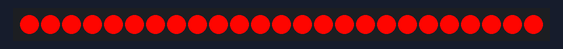
The sketch below on a simulated Arduino Uno, built with avr-gcc and run on an emulated ATmega328P. Shown: 25 RGB LEDs in strip order, left to right. Dim RGB values are drawn brighter than linear.

Above: at 0.11 s.
At 1.75 s:
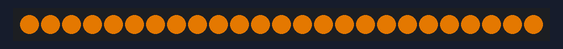
At 2.88 s:
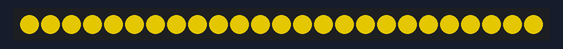
At 5.76 s:
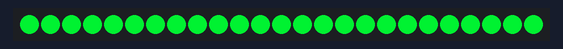
At 8.64 s:
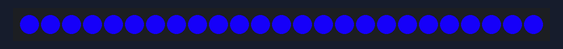
At 11.52 s:
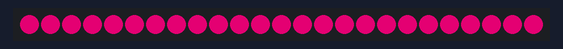

Measured:
- by itself, everything shown: repeats every 13.2 s, in 256 steps

The sketch:

FASTLEDTEST.ino
```cpp
/*
 * Roto
 *
 * Project: NMAI
 *
 *
 * Exhibit: Pueblo Model
 *
 * Library:
 * buttonBoard, alarmClock, FastLED, OutputExtend
 *
 * Author(s):
 * Brady Schoeffler
 *
 */

#define versionString "Roto - [NMAI] [Pueblo Model]"

// Libraries:
#include <alarmClock.h>
#include <FastLED.h>

const byte NEOPIN = 9;

// Constants:
const byte bbCount = 1;
const byte numberOfBoards = 1;

const int NUM_LEDS = 25;

CRGB leds[NUM_LEDS];
CHSV aes[NUM_LEDS];

void setup(){
	FastLED.addLeds<NEOPIXEL, NEOPIN>(leds, NUM_LEDS);
	for (uint32_t i = 0; i < NUM_LEDS; i++){
		aes[i].setHSV(0,255,255);
	}
}

void loop(){
	rainbow();
}

void toggleLEDs(){
	for (int i = 0; i < NUM_LEDS; i++){
			leds[i] = CRGB::White;
	}
}

void rainbow(){
	for (uint32_t i = 0; i < NUM_LEDS; i++){
		if (aes[i].value == 0) { aes[i].value = 255; }
		aes[i].hue++;
		hsv2rgb_rainbow(aes[i], leds[i]);
	}
	delay(50);
	FastLED.show();

}

void updateLeds(){
	FastLED.show();
	delay(500);
}
```
